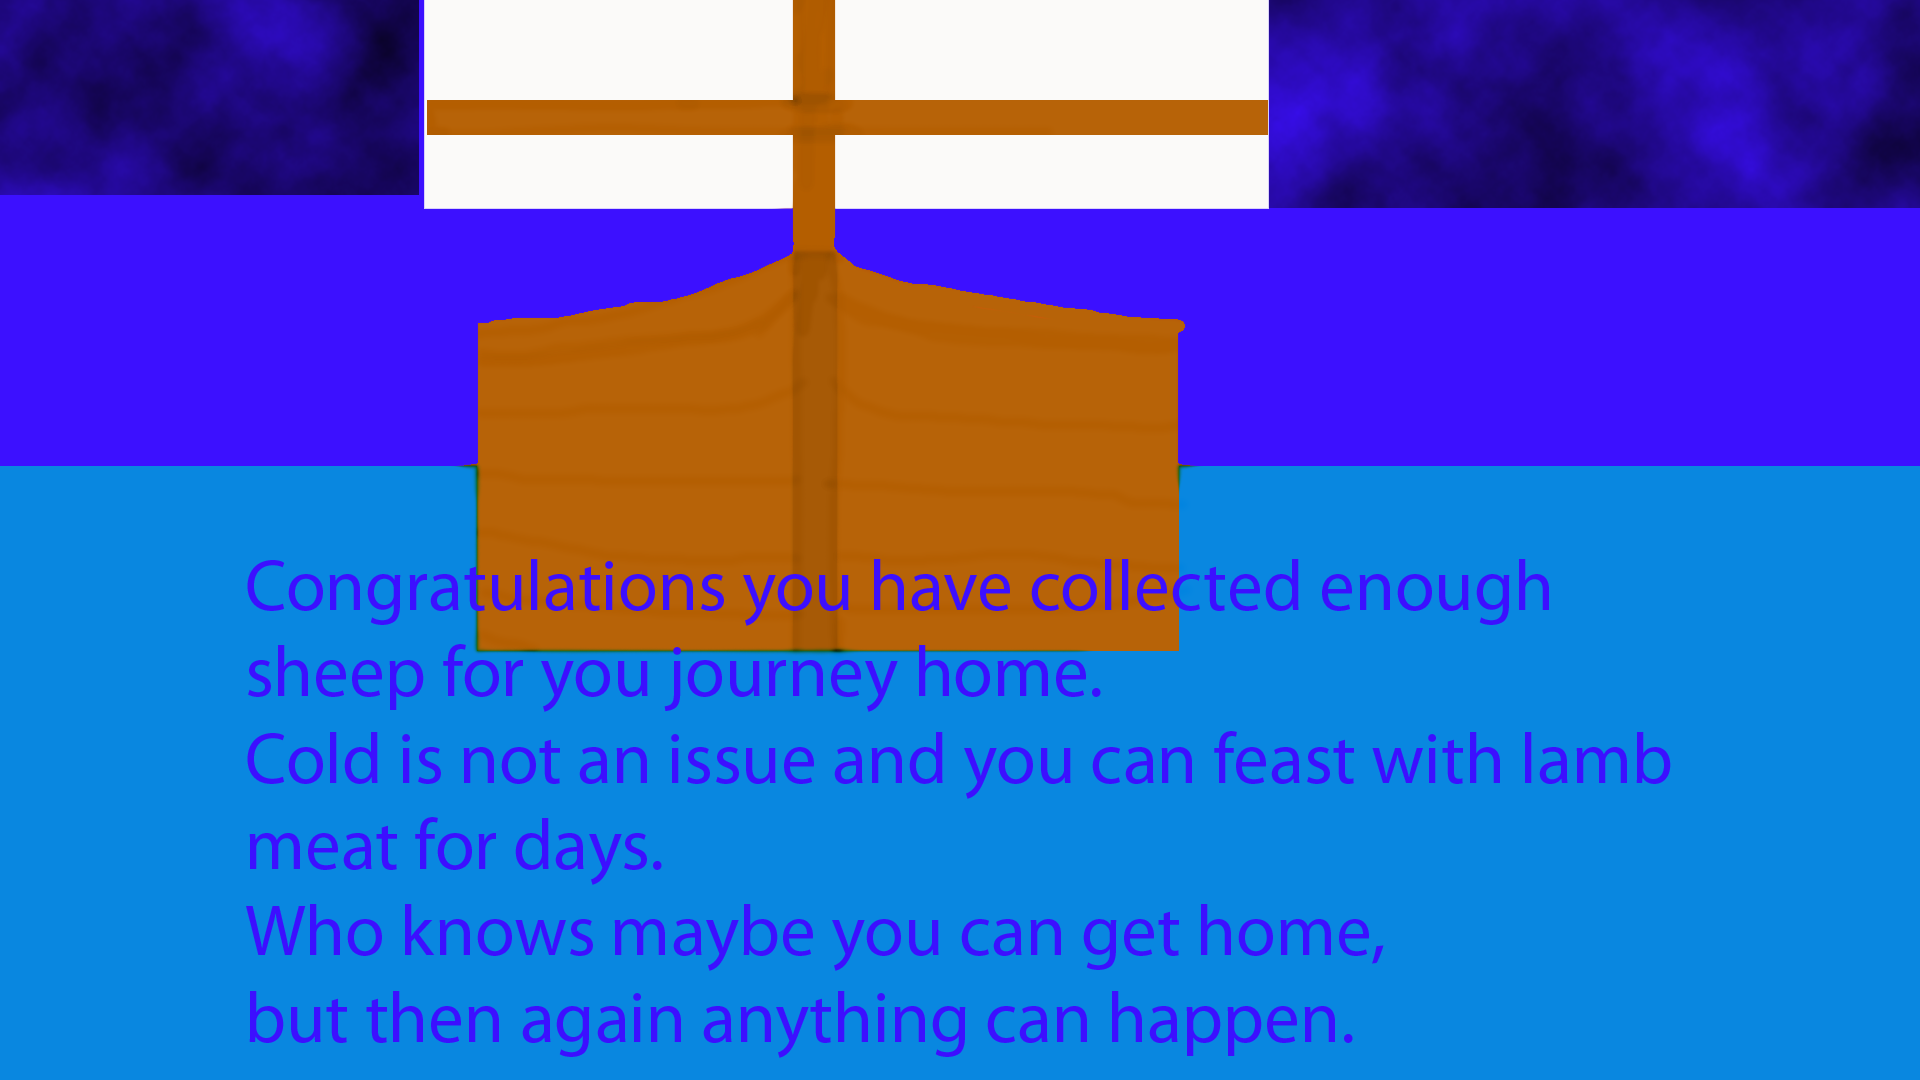

This is a level from a 2D game, rendered from its Tiled map with the project's own tilesets. A one-line summary and the map file follow, with tile-layer data summarised:
An orthogonal 64x36 tile map with 30x30 px tiles, 1 tile layer (Tile Layer 1).

<map version="1.0" orientation="orthogonal" width="64" height="36" tilewidth="30" tileheight="30">
 <tileset firstgid="1" name="Winner" tilewidth="30" tileheight="30">
  <image source="Winner.png" width="1920" height="1200" />
 </tileset>
 <layer name="Tile Layer 1" width="64" height="36">
  <data>[2304 cells, 2304 non-empty, 2274 distinct tile ids]</data>
 </layer>
</map>
